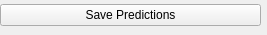
<?xml version="1.0" encoding="UTF-8"?>
<ui version="4.0">
 <class>Form</class>
 <widget class="QWidget" name="Form">
  <property name="geometry">
   <rect>
    <x>0</x>
    <y>0</y>
    <width>267</width>
    <height>35</height>
   </rect>
  </property>
  <property name="windowTitle">
   <string>Form</string>
  </property>
  <widget class="QWidget" name="verticalLayoutWidget">
   <property name="geometry">
    <rect>
     <x>0</x>
     <y>0</y>
     <width>261</width>
     <height>31</height>
    </rect>
   </property>
   <layout class="QVBoxLayout" name="verticalLayout">
    <item>
     <widget class="QPushButton" name="trainAndPredictButton">
      <property name="text">
       <string>Save Predictions</string>
      </property>
     </widget>
    </item>
   </layout>
  </widget>
 </widget>
 <resources/>
 <connections/>
</ui>
